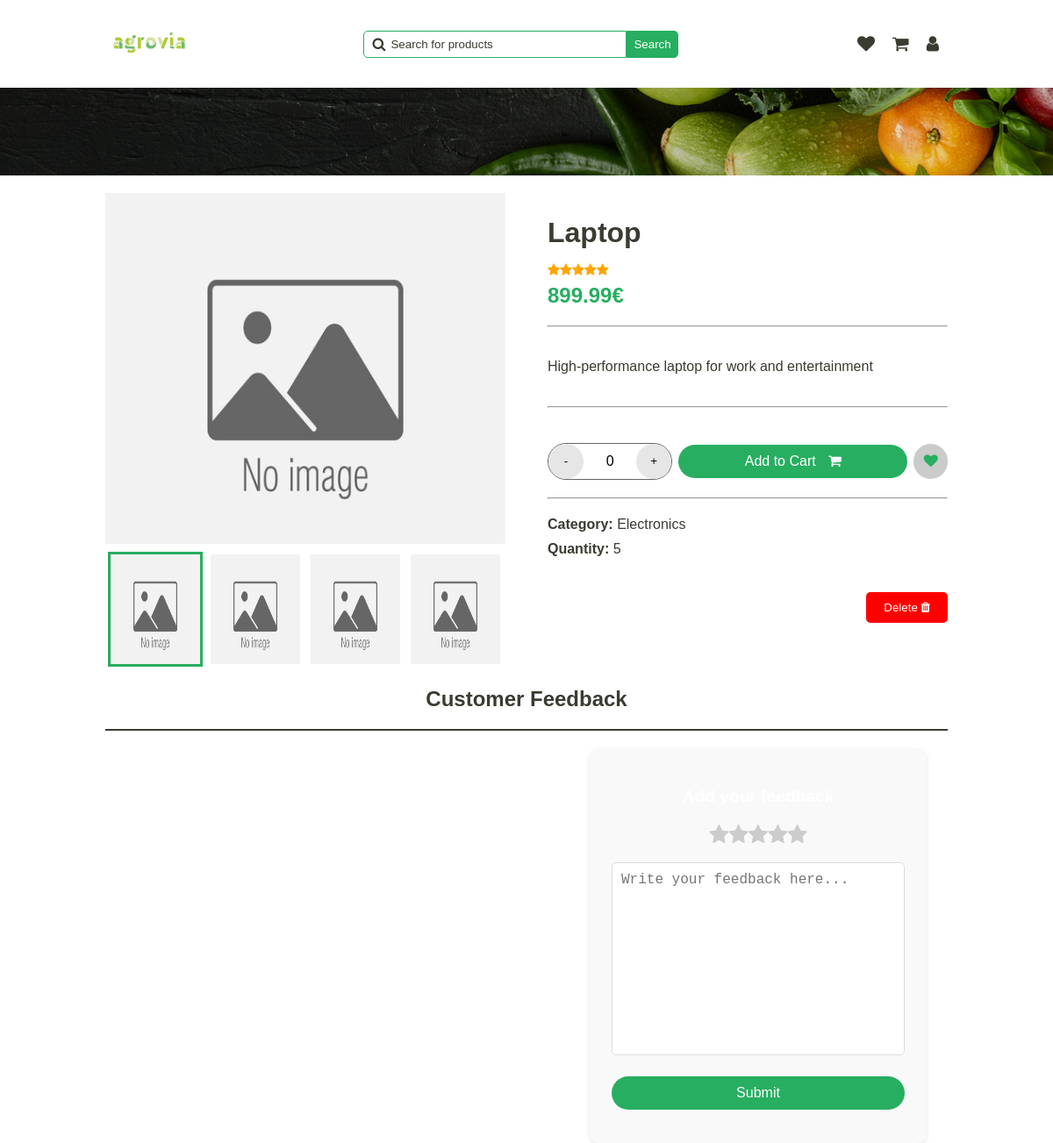
Page /pages/announce-view.php?id=4 (signed in) on the earlier database version.
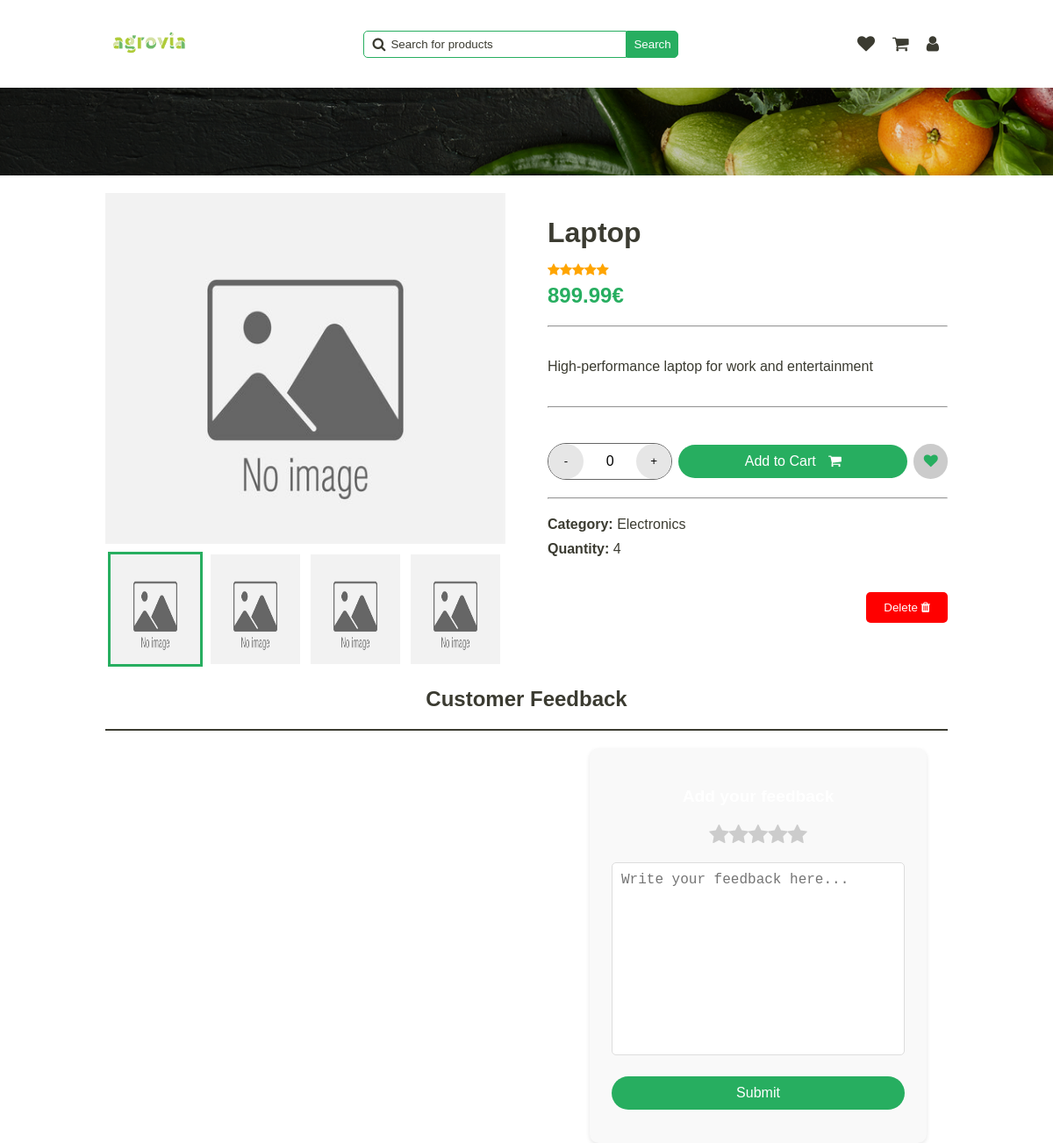
Same page on the later database version.
### tables this page shows
CREATE TABLE Announce (
  id INTEGER PRIMARY KEY,
  id_category INTEGER,
  image TEXT,
  title TEXT,
  description TEXT,
  price FLOAT,
  quantity INTEGER,
  rating INTEGER,
  out_of_stock BOOLEAN,
  FOREIGN KEY (id_category) REFERENCES Category(id)
);

### pages/announce-view.php (the view, shortened to what this page needs)
<!DOCTYPE html>
<html lang="en">
<head>
    <link rel="stylesheet" href="../../styles/announce.css" onload="load_theme()">
    <link rel="stylesheet" href="../../styles/main-header.css">
    <link rel="stylesheet" href="../styles/confirm-modal.css">
    <link rel="stylesheet" href="../styles/alert.css">
    <link rel="stylesheet" href="https://cdnjs.cloudflare.com/ajax/libs/font-awesome/4.7.0/css/font-awesome.min.css">
</head>
<body>
    <header>
        <a href="../pages/home.php"><img src="../../assets/logo/agrovia-green.png" alt="logo"></a>
        <div class="search-bar">
            <span>
                <i class="fa fa-search"></i>
                <input type="text" name="search" id="search" placeholder="Search for products"
                    onkeydown="if(event.keyCode === 13) search()">
            </span>
            <button onclick="search()">Search</button>
        </div>
        <div class="user">
            <a href="../../pages/user/wishlist.html">
                <i class="fa fa-heart"></i>
            </a>
            <a href="../../pages/user/cart.html">
                <i class="fa fa-shopping-cart"></i>
            </a>
            <a href="../pages/dashboard.php">
                <i class="fa fa-user"></i>
            </a>
        </div>
    </header>
    <div class="separator-background"></div>
    <div class="main-container">
        <?php
        require "../php/announce.php";
        $announce = get_announce_by_id($_GET['id']);
        $category = get_announce_category($_GET['id']);
        $is_in_wishlist = is_announce_in_wish_list($_GET['id']);
        $is_in_cart = is_announce_in_cart($_GET['id']);
        $is_user_owner = is_announce_owned_by_user($_GET['id'], $_SESSION['user_id']);
        ?>
        <section class="gallery">
        </section>
        <section class="quick-view" id="my-announce-quick-view">
            <div class="main-infos">
                <h1 class="title"><?php echo $announce['title'] ?></h1>
                <div class="rating"><?php echo generate_star($announce['rating']) ?></div>
                <div class="price"><?php echo $announce['price'] ?>€</div>
            </div>
            <hr>
            <div class="description">
                <p><?php echo $announce['description'] ?></p>
            </div>
            <hr>
            <div class="actions">
                <div class="manage-quantity">
                    <button class="increment" onclick="decrement_quantity()">-</button>
                    <span id="count">0</span>
                    <button class="decrement"
                        onclick="increment_quantity(<?php echo $announce['quantity'] ?>)">+</button>
                </div>
                <button class="cart" id="button-cart-id" style="<?php if ($is_in_cart)
                    echo "background-color: rgba(45, 45, 45, 0.20); border: 2px solid var(--light-stroke); " ?>"
                        onclick="add_cart_item_by_id(<?php echo $_GET['id'] ?>)">
                    Add to Cart
                    <i class="fa fa-shopping-cart"></i>
                </button>
                <button class="wish" onclick="add_wishlist_item(<?php echo $_GET['id'] ?>)">
                    <i class="fa fa-heart" id="<?php echo $_GET['id'] ?>-wish-icon" style="<?php if ($is_in_wishlist)
                           echo "color: var(--secondary);" ?>">
                        </i>
                    </button>
                </div>
                <hr>
                <div class="category">
                    <span>
                        <strong>Category:</strong>
                    <?php echo "<span>" . $category['name'] . "</span>" ?>
                </span>
                <span>
                    <strong>Quantity:</strong>
                    <?php echo "<span class='quantity'>" . $announce['quantity'] . "</span>" ?>
                </span>
            </div>
            <div class="admin-action">
                <?php
                if ($is_user_owner || $_SESSION['is_admin']) {
                    echo '<button class="delete" onclick="delete_announce(' . $announce['id'] . ')">
                        Delete
                        <i class="fa fa-trash"></i>
                    </button>';
                }
                ?>
            </div>
        </section>
    </div>
    <h2 class="title-feedback">Customer Feedback</h2>
    <hr class="feedback-separator">
    <div class="customer-feedback">
        <section class="feedback-section">
        </section>
        <section class="add-feedback">
            <h3>Add your feedback</h3>
            <div class="rating-stars">
                <i class='fa fa-star'></i>
                <i class='fa fa-star'></i>
                <i class='fa fa-star'></i>
                <i class='fa fa-star'></i>
                <i class='fa fa-star'></i>
            </div>
            <textarea name="feedback" id="feedback" cols="30" rows="10"
                placeholder="Write your feedback here..."></textarea>
            <button onclick="submit_feedback()">Submit</button>
        </section>
    </div>
</body>
</html>

Differences in the rows shown:
changed announce "Laptop": quantity "5" → "4"
